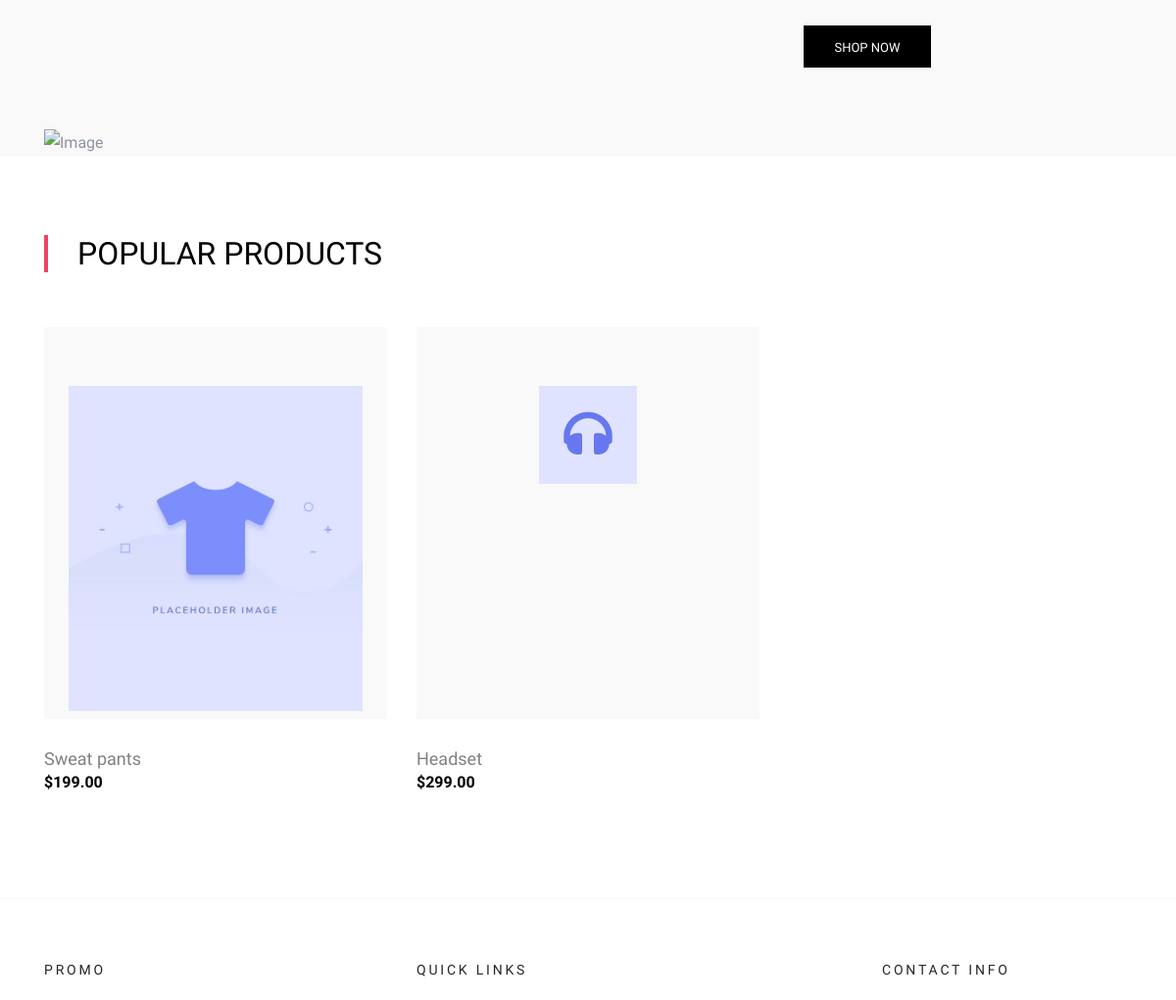
The app's page / (middle part), older data.
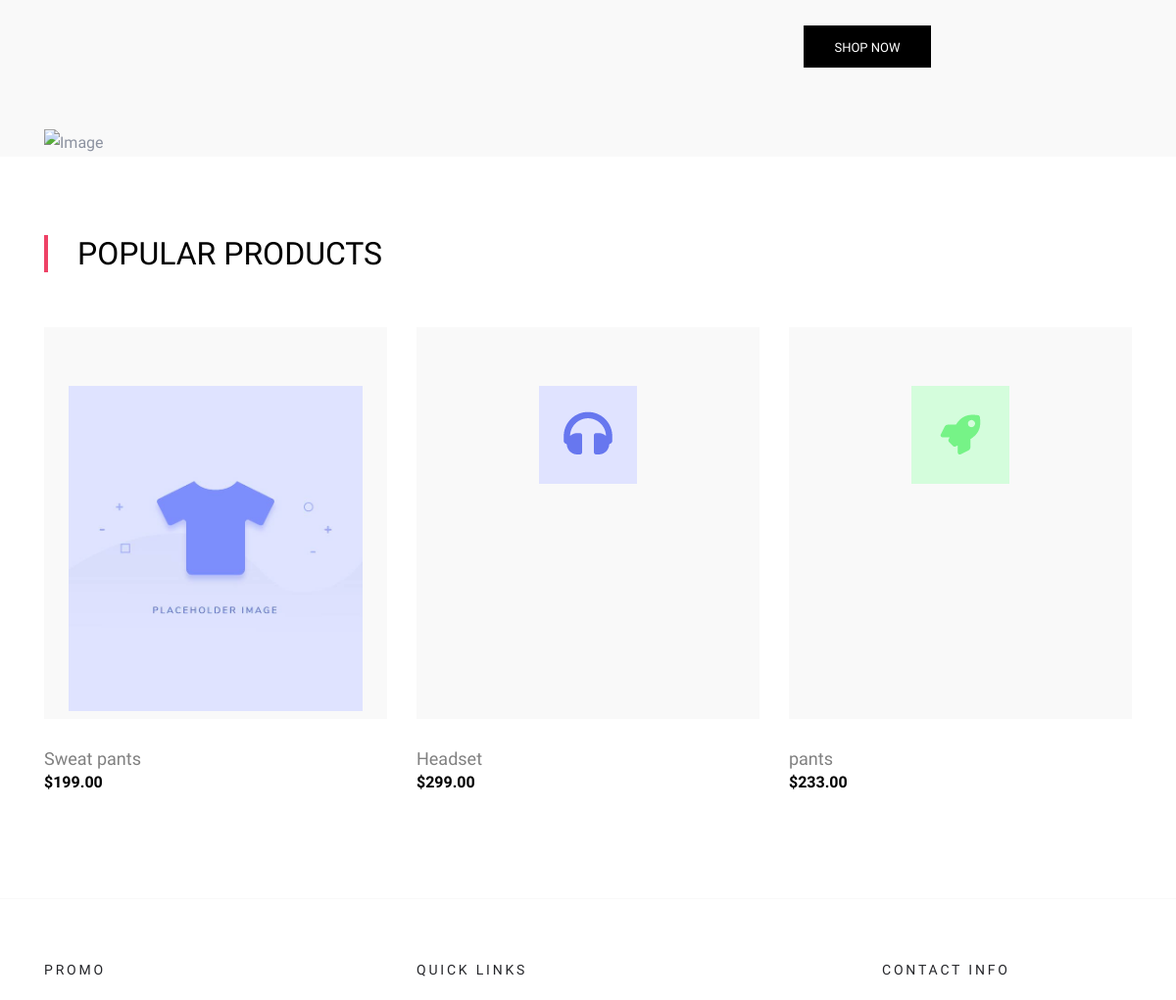
The same page, newer data.
### store/models.py (models this page shows, shortened)
class Product(models.Model):
    product_name = models.CharField(max_length=50, unique=True)
    description = models.TextField(blank=True, null=True)
    slug = models.SlugField(max_length=200, unique=True)
    price = models.DecimalField(max_digits=9, decimal_places=2)
    stock = models.IntegerField()
    is_available = models.BooleanField(default=False)
    category = models.ForeignKey(Category, on_delete=models.CASCADE)
    product_image = models.ImageField(upload_to='photos/products', blank=True)
    created_date = models.DateTimeField(auto_now_add=True)
    modified_date = models.DateTimeField(auto_now_add=True)
    def get_url(self):
        return reverse( 'product_detail', args=[self.category.slug, self.slug])

### greatKart/views.py (the view)
# urls.py: path('', views.home, name='home'),
def home(request):
    products = Product.objects.all().filter(is_available = True)
    context = {
        'products' : products
    }
    return render(request, 'home.html', context)

### cart/context_processors.py (called while the page is built)
def cart_count(request):
    try:
        cart = Cart.objects.get(cart_id=_cart_id(request))
        result = CartItem.objects.filter(cart=cart).aggregate(total_qty=Sum('quantity'))
        cart_count = result['total_qty'] or 0
    except Cart.DoesNotExist:
        cart_count = 0
    return {'cart_count': cart_count}

### cart/views.py (called while the page is built)
def _cart_id(request):
    if not request.session.session_key:
        request.session.create()
    return request.session.session_key

### category/context_processors.py (called while the page is built)
def menu_links(request):
    links = Category.objects.all()
    return dict(links=links)

### templates/home.html (shortened to what this page needs)
<!DOCTYPE html>
{% load static %}
<html lang="en">
<head>
    <link rel="stylesheet" href="{% static 'fonts/icomoon/style.css' %}">
    <link rel="stylesheet" href="{% static 'css/bootstrap.min.css' %}">
    <link rel="stylesheet" href="{% static 'css/magnific-popup.css' %}">
    <link rel="stylesheet" href="{% static 'css/jquery-ui.css' %}">
    <link rel="stylesheet" href="{% static 'css/owl.carousel.min.css' %}">
    <link rel="stylesheet" href="{% static 'css/owl.theme.default.min.css' %}">
    <link rel="stylesheet" href="{% static 'css/aos.css' %}">
    <link rel="stylesheet" href="{% static 'css/style.css' %}">
</head>
<body>
    <div class="site-wrap">
        <div class="site-blocks-cover" data-aos="fade">
            <div class="container">
                <div class="row">
                    <div class="col-md-6 ml-auto order-md-2 align-self-start">
                        <div class="site-block-cover-content">
                            <p><a href="{% url 'store' %}" class="btn btn-black rounded-0">Shop Now</a></p>
                        </div>
                    </div>
                    <div class="col-md-6 order-1 align-self-end">
                        <img src="{% static 'images/model_3.png' %}" alt="Image" class="img-fluid">
                    </div>
                </div>
            </div>
        </div>
        <div class="site-section">
            <div class="container">
                <div class="row">
                    <div class="title-section mb-5 col-12">
                        <h2 class="text-uppercase">Popular Products</h2>
                    </div>
                </div>
                <div class="row">
                    {% for product in products %}
                    <div class="col-lg-4 col-md-6 item-entry mb-4">
                        <a href="{{product.get_url}}" class="product-item md-height bg-gray d-block">
                            <img src="{{ product.product_image.url }}" alt="Image" class="img-fluid">
                        </a>
                        <h2 class="item-title"><a href="{{product.get_url}}">{{ product.product_name }}</a></h2>
                        <strong class="item-price">${{ product.price|floatformat:2 }}</strong>
                    </div>
                    {% empty %}
                    <p>No products available.</p>
                    {% endfor %}
                </div>
            </div>
        </div>
        <footer class="site-footer custom-border-top">
            <div class="container">
                <div class="row">
                    <div class="col-md-6 col-lg-3 mb-4 mb-lg-0">
                        <h3 class="footer-heading mb-4">Promo</h3>
                    </div>
                    <div class="col-lg-5 ml-auto mb-5 mb-lg-0">
                        <div class="row">
                            <div class="col-md-12">
                                <h3 class="footer-heading mb-4">Quick Links</h3>
                            </div>
                        </div>
                    </div>
                    <div class="col-md-6 col-lg-3">
                        <div class="block-5 mb-5">
                            <h3 class="footer-heading mb-4">Contact Info</h3>
                        </div>
                    </div>
                </div>
            </div>
        </footer>
    </div>
</body>
</html>

Row changes from the older to the newer data that the page shows:
added Product: product_image (picture), product_name "pants", price "233.00"
